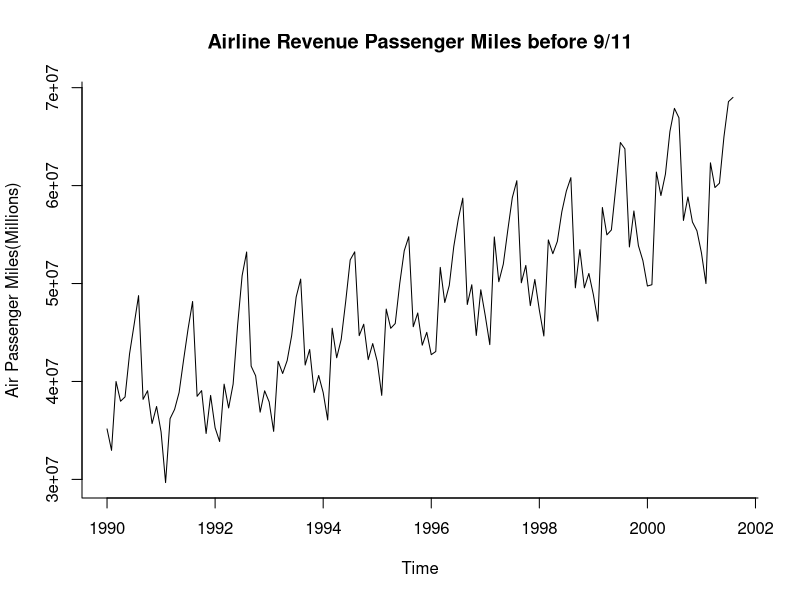
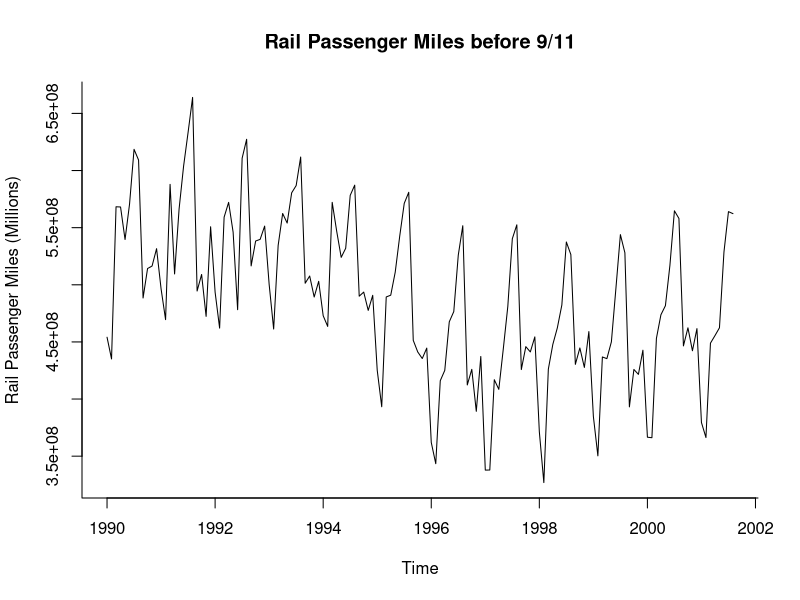
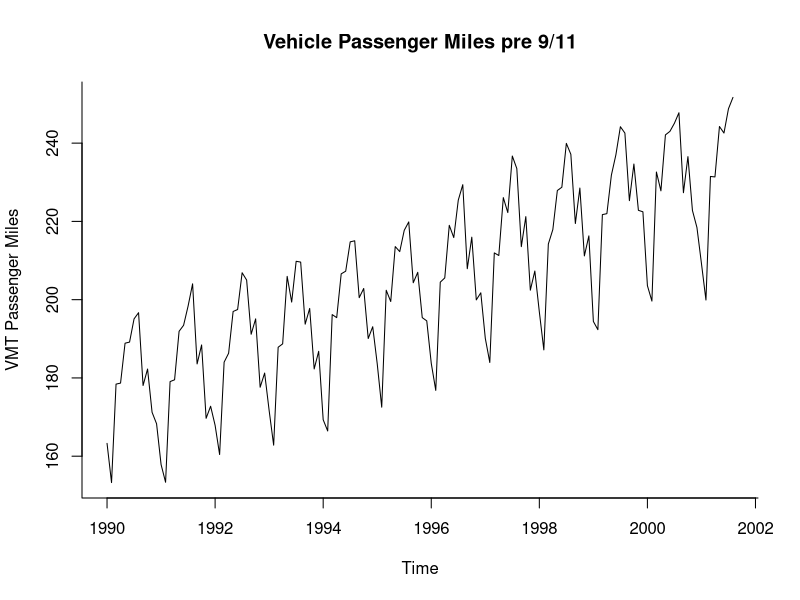
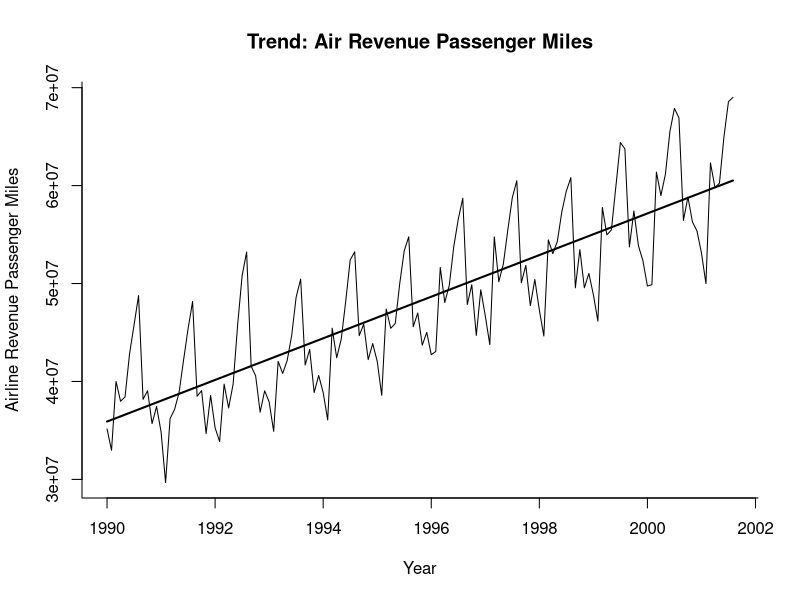
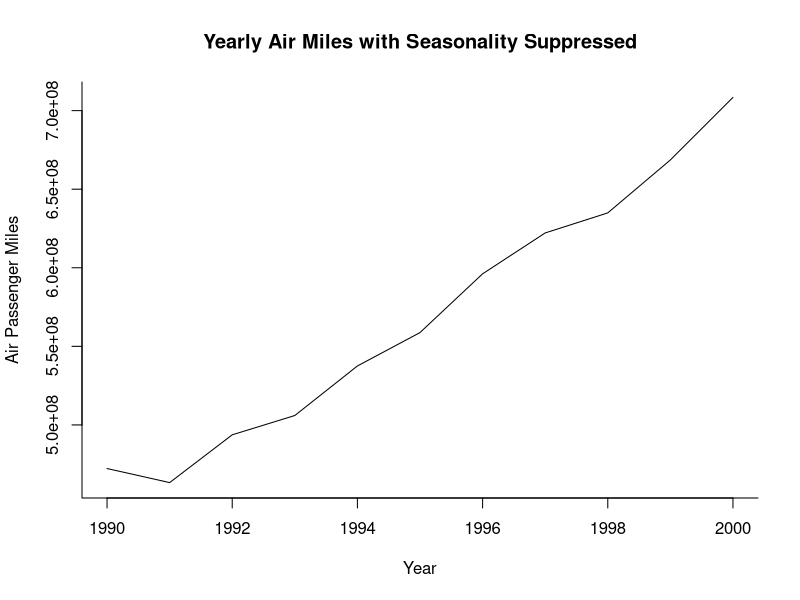
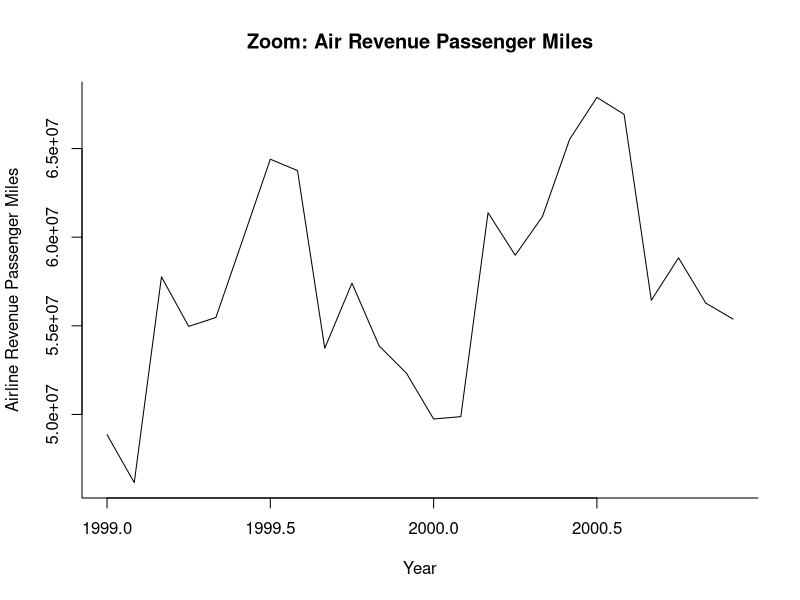
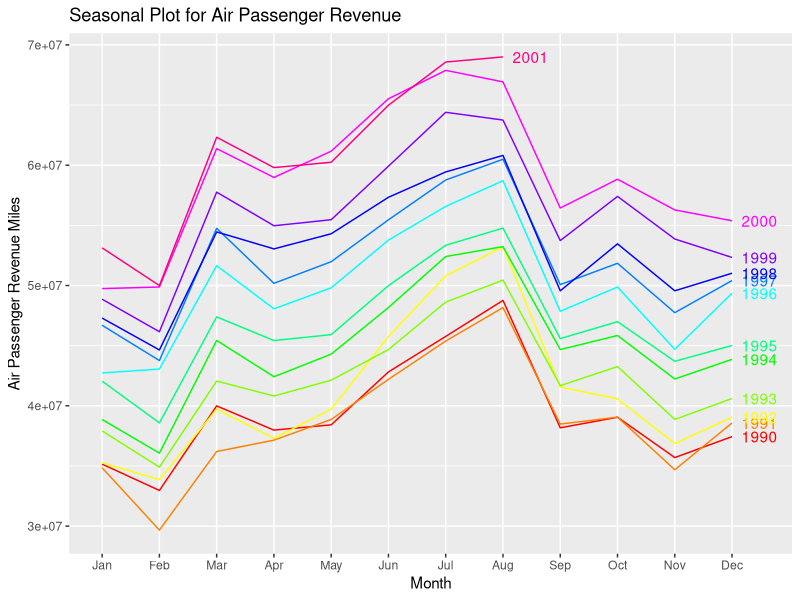
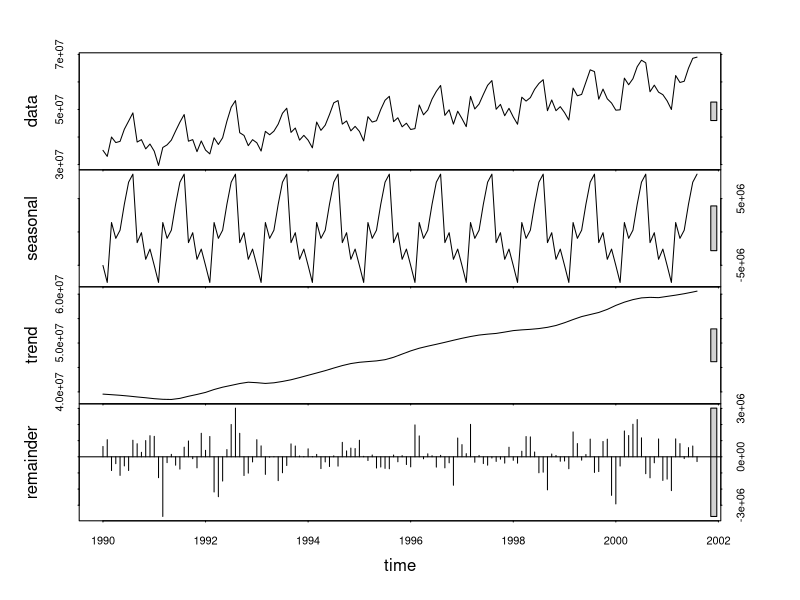

These figures' R source, in order:
## ---- chunk 1
library(forecast)
## ---- chunk 2
Traveldata <- read.csv("Sept11Travel.csv")
Traveldata 
## ---- chunk 3
#pre-event time series for Air 

Air_pre911.ts <- ts(Traveldata$Air,  start = c(1990, 1), end = c(2001, 8), frequency = 12)
Air_pre911.plot <- plot(Air_pre911.ts, ylab = "Air Passenger Miles(Millions)", type="l", bty="l",  main = "Airline Revenue Passenger Miles before 9/11")


## ---- chunk 4
#pre-even time series for Rail

Rail.ts <- ts(Traveldata$Rail,  start = c(1990, 1), end = c(2001, 8), frequency = 12)
Rail.plot <- plot(Rail.ts, ylab = "Rail Passenger Miles (Millions)", type="l", bty="l", main = "Rail Passenger Miles before 9/11")


## ---- chunk 5
# Pre-event car time series plot
vehicle.ts<- ts(Traveldata$VMT, start = c(1990, 1), end = c(2001,8), frequency = 12)
VMTPlot<- plot(vehicle.ts, ylab = "VMT Passenger Miles", type="l", bty="l", main = "Vehicle Passenger Miles pre 9/11")  
  
## ---- chunk 6
airlinear <- tslm(Air_pre911.ts   ~ trend)
plot(Air_pre911.ts , xlab = "Year", ylab = "Airline Revenue Passenger Miles", bty = "l", main = "Trend: Air Revenue Passenger Miles")
lines(airlinear$fitted, lwd=2)
## ---- chunk 7
yearlyAir <- aggregate(Air_pre911.ts, nfrequency=1, FUN=sum)
plot(yearlyAir, xlab = "Year", ylab = "Air Passenger Miles",bty="l", main = "Yearly Air Miles with Seasonality Suppressed")
## ---- chunk 8
air.ts.zoom <- window(Air_pre911.ts, start = c(1999, 1), end = c(2000, 12))
plot(air.ts.zoom, xlab = "Year", ylab = "Airline Revenue Passenger Miles", bty = "l", main = "Zoom: Air Revenue Passenger Miles")
## ---- chunk 9
ggseasonplot(Air_pre911.ts, col =rainbow(12), year.labels=TRUE, ylab = "Air Passenger Revenue Miles", main = "Seasonal Plot for Air Passenger Revenue")
## ---- chunk 10
# Visualizing Air RPM Time Series
air_seasonality <- stl(Air_pre911.ts, s.window = "period")
plot(air_seasonality)
## ---- chunk 11

